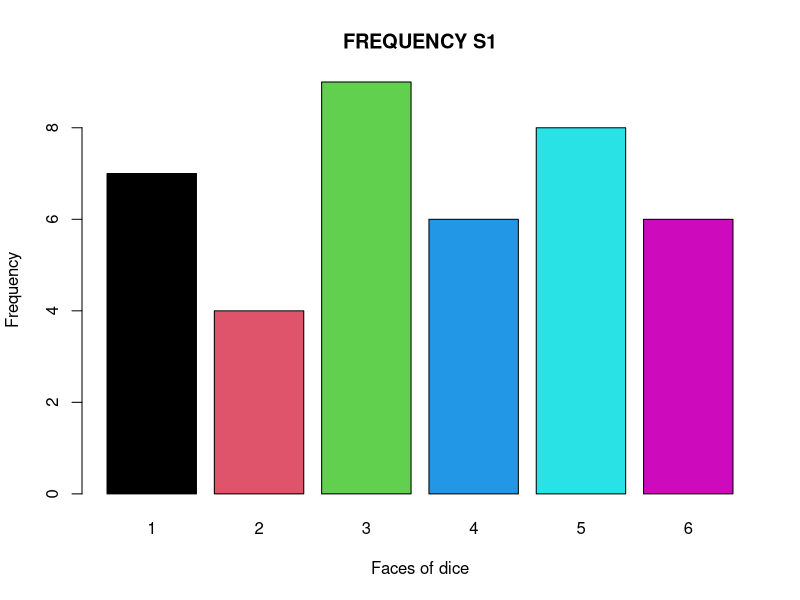
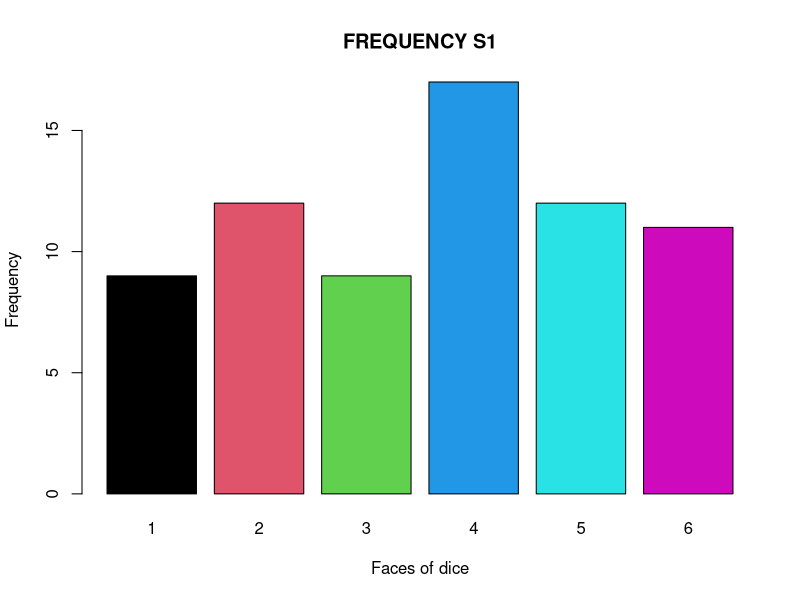
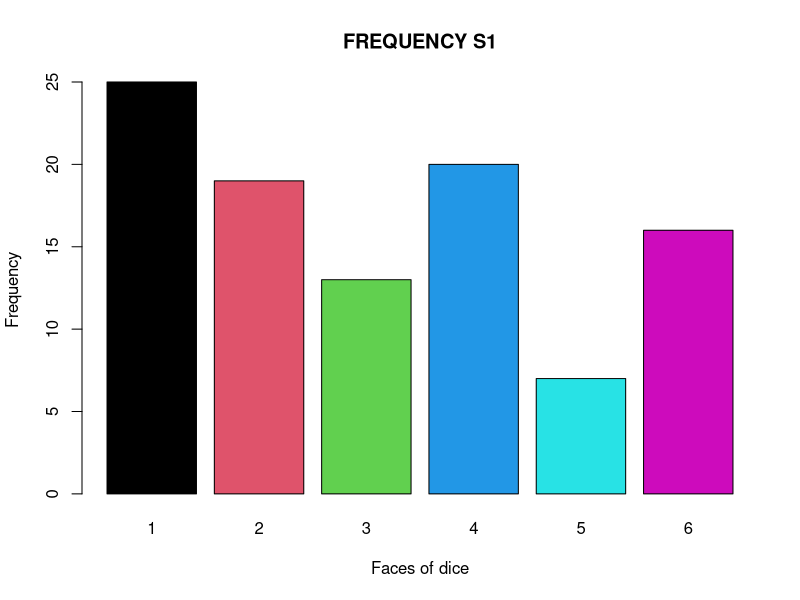
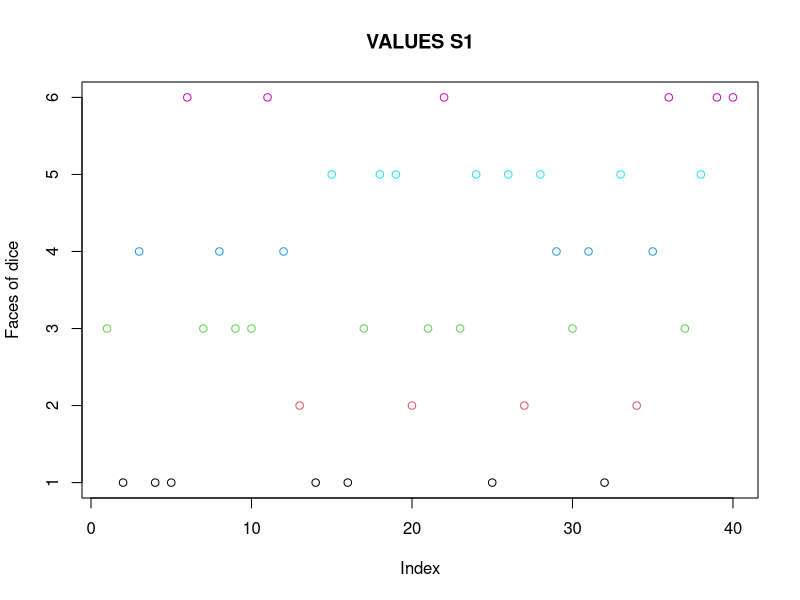
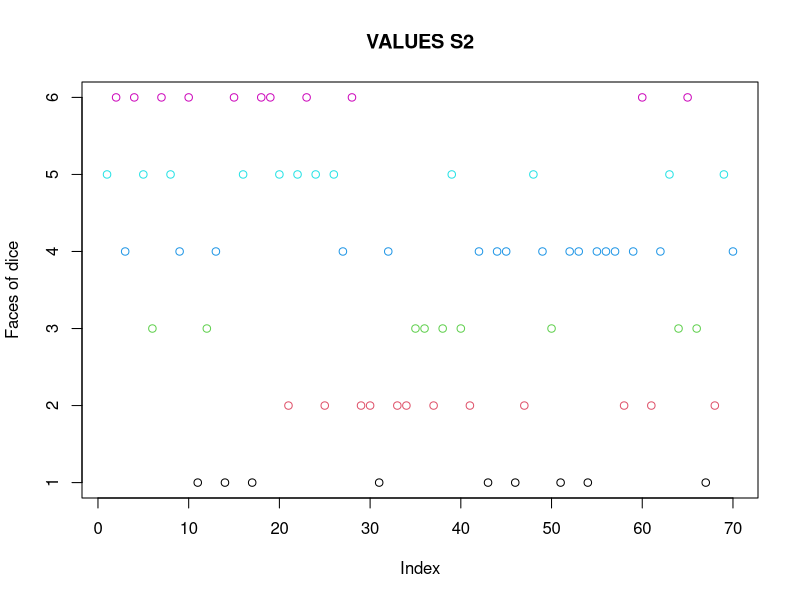
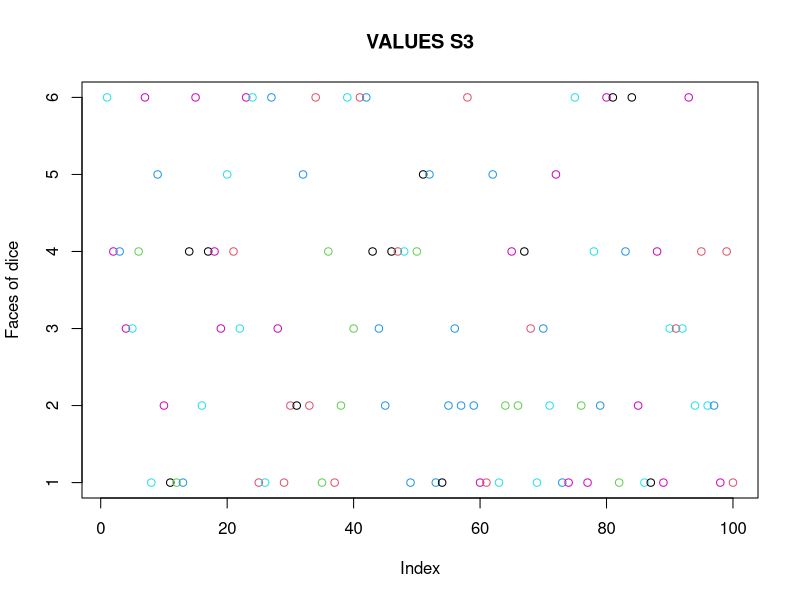

These figures' R source, in order:
s1 <- sample(1:6, 40, replace = TRUE)
print(s1)
s2 <- sample(1:6, 70, replace = TRUE)
print(s2)
s3 <- sample(1:6, 100, replace = TRUE)
print(s3)
t <- table(s1) 
print(t)
#rank(t)
#order(t)
#length(t)
PD=table(s1)/length(s1)
print(PD)
#sum(PD)
barplot(t, main = "FREQUENCY S1", xlab = "Faces of dice", ylab = "Frequency",col =names(t))
t1 <- table(s2)
PD=t1/length(s2)
print(PD)
#sum(PD)
barplot(t1, main = "FREQUENCY S1", xlab = "Faces of dice", ylab = "Frequency",col =names(t1))
t2 <- table(s3)
PD=t2/length(s3)
print(PD)
#sum(PD)
barplot(t2, main = "FREQUENCY S1", xlab = "Faces of dice", ylab = "Frequency",col =names(t2))
plot(s1, main = "VALUES S1", xlab = "Index", ylab = "Faces of dice", col =s1)
plot(s2, main = "VALUES S2", xlab = "Index", ylab = "Faces of dice", col =s2)
plot(s3, main = "VALUES S3", xlab = "Index", ylab = "Faces of dice", col =s2)



